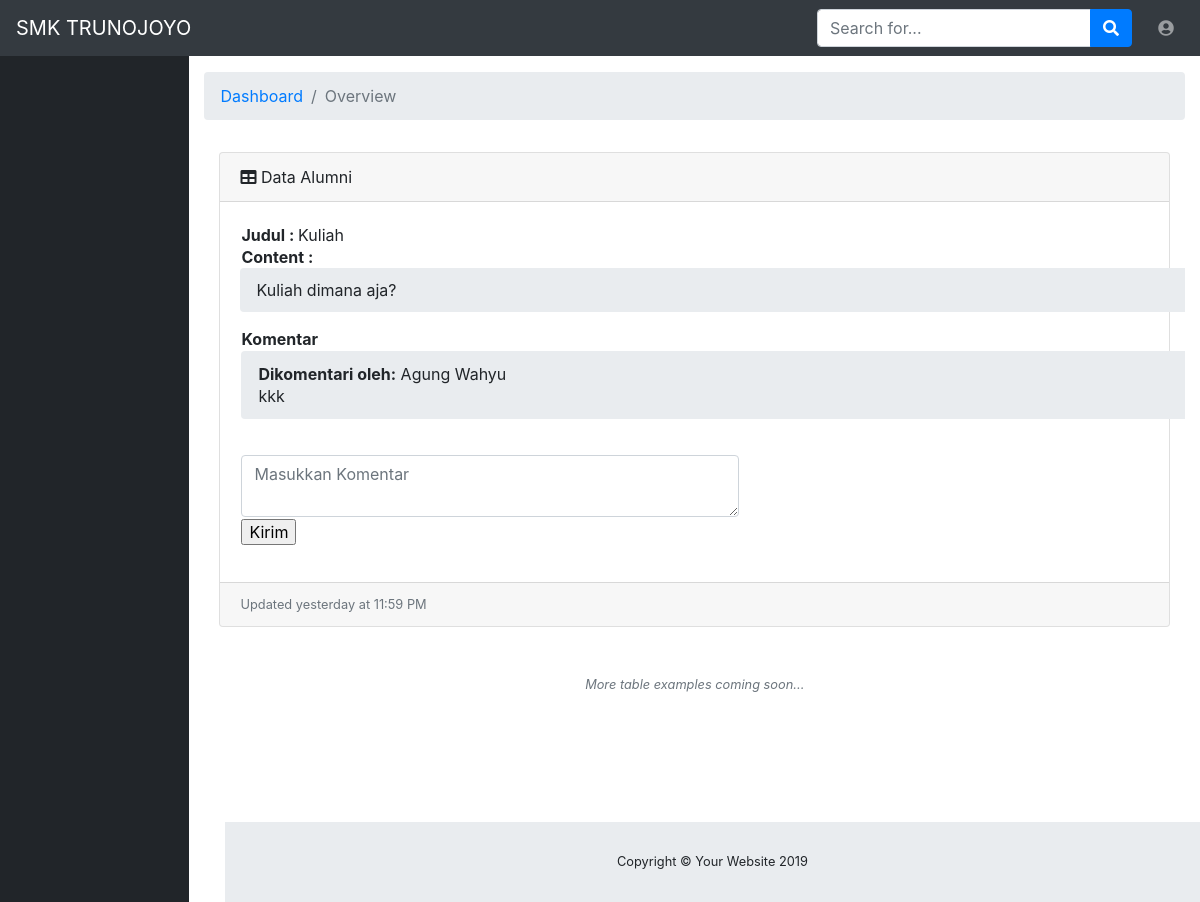
/admin/media.php?halaman=fordis_view&ID_DISKUSI=7, run on the app's committed database.
### tables this page shows
CREATE TABLE `post_diskusi` (
  `ID_DISKUSI` int(11) NOT NULL,
  `ID_KATEGORIDISK` int(11) NOT NULL,
  `ID_USER` int(11) NOT NULL,
  `TITLE` varchar(100) DEFAULT NULL,
  `CONTENT` varchar(200) DEFAULT NULL,
  `TANGGAL_POST` date DEFAULT NULL
);

CREATE TABLE `komentar_diskusi` (
  `ID_KOMENTAR` int(11) NOT NULL,
  `ID_USER` int(11) NOT NULL,
  `ID_DISKUSI` int(11) NOT NULL,
  `KOMENTAR` varchar(100) DEFAULT NULL,
  `TGL_KOMENTAR` date DEFAULT NULL
);

CREATE TABLE `user` (
  `ID` int(11) NOT NULL,
  `ID_USER` int(11) DEFAULT NULL,
  `ID_GRUP` int(11) NOT NULL DEFAULT '2',
  `USERNAME` varchar(50) DEFAULT NULL,
  `PASSWORD` varchar(50) DEFAULT NULL,
  `EMAIL` varchar(50) DEFAULT NULL,
  `NO_TELP` varchar(13) NOT NULL,
  `NM_LENGKAP` varchar(100) DEFAULT NULL
);

### admin/komen_fordis.php (the view, shortened to what this page needs)
<!DOCTYPE html>
<html lang="en">
<head>
  <link href="vendor/fontawesome-free/css/all.min.css" rel="stylesheet" type="text/css">
  <link href="vendor/datatables/dataTables.bootstrap4.css" rel="stylesheet">
  <link href="css/sb-admin.css" rel="stylesheet">
</head>
<body id="page-top">
  <div id="wrapper">
    <div id="content-wrapper">
      <div class="container-fluid">
        <div class="card mb-3">
          <div class="card-header">
            <i class="fas fa-table"></i>
            Data Alumni</div>
          <div class="card-body">
            <?php
  include '../config/koneksi.php';
  $ID_DISKUSI = $_GET['ID_DISKUSI'];
  $data = mysqli_query($koneksi,"select * from post_diskusi where ID_DISKUSI='$ID_DISKUSI'");
  while($d = mysqli_fetch_array($data)){
    ?>
    <form method="POST" action="proses_komentar.php">
      <table>
        <tr>
          <td>
          </td>
        </tr>
        <tr>
          <td><b>Judul : </b><?php echo $d['TITLE']; ?></td>
        </tr>
        <tr>
          <td><b>Content : </b></td>
        </tr>
        <tr>
          <td class="breadcrumb breadcrumb-item" width="1010px">
              <a><?php echo $d['CONTENT']; ?></a>
          </td>
        </tr>
        <tr>
          <td><b>Komentar</b></td>
        </tr>
        <tr>
          <td>
          <table>
            <?php
            $komen=mysqli_query($koneksi, "SELECT komentar_diskusi.*, user.* FROM komentar_diskusi JOIN user ON komentar_diskusi.ID_USER=user.ID_USER where ID_DISKUSI=$ID_DISKUSI");
            while ($z=mysqli_fetch_array($komen)) {
            if ($z['ID_USER']==$_SESSION['ID_USER']) {
              echo '<tr class="breadcrumb breadcrumb-item">';
              echo '<input type="hidden" name="ID_KOMENTAR" value="'.$z['ID_KOMENTAR'].'">';
              echo '<td><b> Dikomentari oleh:</b> '.$z['NM_LENGKAP'].' <input type="submit" class="fa fa-trash"  value="Hapus" style="font-size:14px;color:red" name="ubah" ></a> </td>';
              echo '<td width="980px"> '.$z['KOMENTAR'].' </td>';
              echo '<td></td>';
              echo '</tr>';
            }else{
              echo '<tr class="breadcrumb breadcrumb-item">';
              echo '<td><b> Dikomentari oleh:</b> '.$z['NM_LENGKAP'].' </td>';
              echo '<td width="980px"> '.$z['KOMENTAR'].' </td>';
              echo '</tr>';
            }
          }
            ?>
          </table>
          </td>
        </tr>
      </table>
    </form>
    <form action="proses_komentar.php" method="post">
      <table>
        <tr>
          <td><input type="hidden" name="ID_USER" value="<?php echo $_SESSION['ID_USER'];?>">
          <input type="hidden" name="ID_DISKUSI" value="<?php echo $d['ID_DISKUSI']; ?>" ></td>
        </tr>
        <tr>
          <td width="500px"><textarea name="KOMENTAR" class="form-control" placeholder="Masukkan Komentar"></textarea></td>
        </tr>
        <tr>
          <td><input type="submit" value="Kirim" name="simpan"></td>
        </tr>
      </table>
    </form>
<?php } ?>
          </div>
          <div class="card-footer small text-muted">Updated yesterday at 11:59 PM</div>
        </div>
        <p class="small text-center text-muted my-5">
          <em>More table examples coming soon...</em>
        </p>
      </div>
      <footer class="sticky-footer">
        <div class="container my-auto">
          <div class="copyright text-center my-auto">
            <span>Copyright © Your Website 2019</span>
          </div>
        </div>
      </footer>
    </div>
  </div>
</body>
</html>

### data on the page
post_diskusi: TITLE "Kuliah", CONTENT "Kuliah dimana aja?"
komentar_diskusi: ID_USER.NM_LENGKAP "Agung Wahyu", KOMENTAR "kkk"
